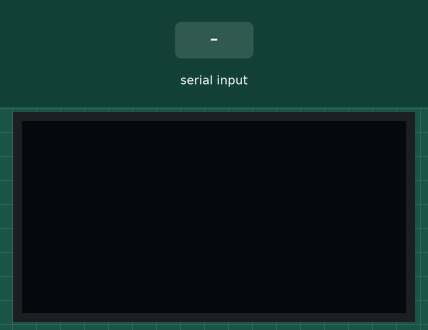
Simulated run of this program. Board: ESP32-S3. On the bench: 128×64 one-colour display. The inputs (shaded band) are chosen by the test bench. What the program prints to the serial monitor is not drawn.

Above: at 1.2 s.
1.3 s: "1\n" received over the second serial link
At 2.5 s:
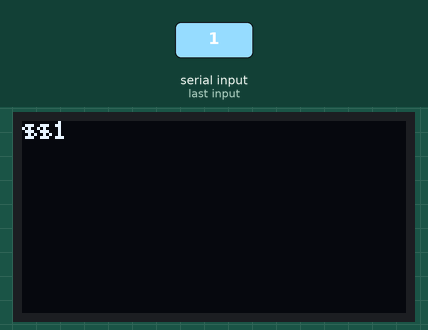
2.8 s: "0\n" received over the second serial link
At 3.7 s:
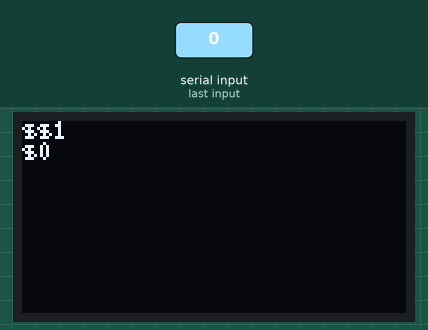
4.3 s: "2\n" received over the second serial link
Timing chart, 0 to 7.3 s (numbered marks = the images above; inputs shaded):
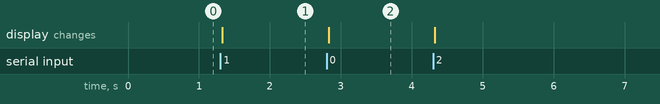

The program:

main.cpp
```cpp
#include <U8g2lib.h>
#include <TinyGPS.h>

// OLED PIN DEFINITION
#define SDA_PIN 17
#define SCL_PIN 18
#define RESET_PIN 21

#define BTN_PIN 0

// Define Log Buffer for later
#define U8LOG_WIDTH 25
#define U8LOG_HEIGHT 8
uint8_t u8log_buffer[U8LOG_WIDTH*U8LOG_HEIGHT];
U8G2LOG u8g2log;

// Define Display with Pins
U8G2_SSD1306_128X64_NONAME_F_HW_I2C u8g2(U8G2_R0, RESET_PIN, SCL_PIN, SDA_PIN);

// Define GPS Module
TinyGPS gps;

void Oled_println(String);
void Oled_print(String);


void setup() {
  Serial.begin(9600); //for debugging

  //initialize the Display
  u8g2.setBusClock(100e6);                                      // Set I2C Bus speed
  u8g2.begin();                                                 // Start I2C Communication
  u8g2.setFont(u8g2_font_5x7_tr);                               // Set a small Font

  //initialize scrolling Log
  u8g2log.begin(u8g2, U8LOG_WIDTH, U8LOG_HEIGHT, u8log_buffer);
  u8g2log.setLineHeightOffset(0);
  u8g2log.setRedrawMode(0);


  Serial2.begin(9600, 134217756U, 2, 3);
  /*delay(1000);

  for(int i=0; i<1000; i++){
    Serial2.println("a");
  }*/

}


void loop(){
  bool newData = false;
  unsigned long chars;
  unsigned short sentences, failed;

  // For one second we parse GPS data and report some key values
  for (unsigned long start = millis(); millis() - start < 1000;)
  {
    while (Serial2.available()){
      char c = Serial2.read();
      Serial.write(c); // uncomment this line if you want to see the GPS data flowing
      Oled_print(String(c));
    }
  }
}


void Oled_println(String new_msg){
  Serial.println(new_msg);
  u8g2log.print(new_msg+"\n");
}

void Oled_print(String new_msg){
  Serial.print(new_msg);
  u8g2log.print(new_msg);
}
```

Measured:
- after the input at 1.3 s, the display: changes at once (image 1)
- after the input at 2.8 s, the display: changes at once (image 2)
